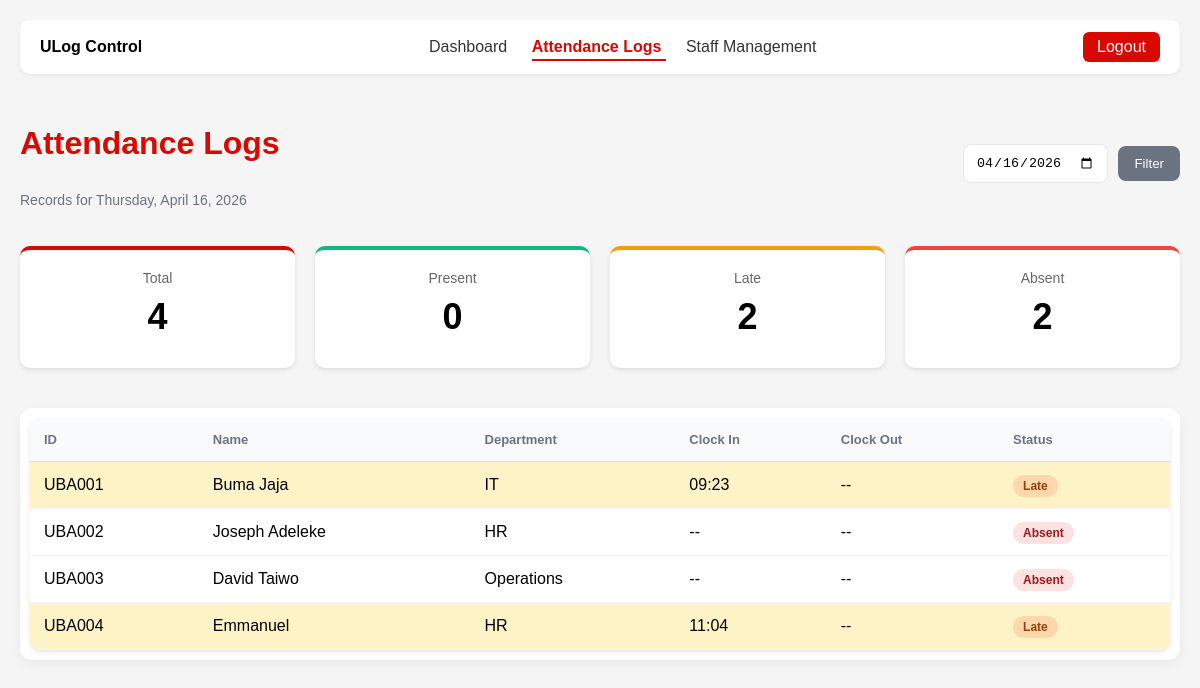
Page /control/logs/ (signed in) on the committed database.
### apps/core/models.py (models this page shows, shortened)
class Staff(models.Model):
    DEPARTMENT_CHOICES = [
        ("operations", "Operations"),
        ("it", "IT"),
        ("hr", "HR"),
        ("finance", "Finance"),
        ("retail", "Retail Banking"),
    ]
    staff_id = models.CharField(
        max_length=10,
        unique=True,
        validators=[
            RegexValidator(
                regex=r'^UBA\d{3}$',
                message="Staff ID must be like UBA001"
            )
        ]
    )
    full_name = models.CharField(max_length=100)
    email = models.EmailField(unique=True)
    department = models.CharField(
        max_length=50,
        choices=DEPARTMENT_CHOICES,
        default="operations"
    )
    is_active = models.BooleanField(default=True)

class Attendance(models.Model):
    STATUS_CHOICES = [
        ("present", "Present"),
        ("late", "Late"),
        ("absent", "Absent"),
    ]
    staff = models.ForeignKey(Staff, on_delete=models.CASCADE)
    date = models.DateField(default=timezone.now)
    clock_in = models.DateTimeField(null=True, blank=True)
    clock_out = models.DateTimeField(null=True, blank=True)
    status = models.CharField(
        max_length=10,
        choices=STATUS_CHOICES,
        default="absent"
    )
    class Meta:
        ordering = ['-date']

### apps/accounts/decorators.py (the view)
    def wrapper(request, *args, **kwargs):
        if not request.session.get("is_authenticated"):
            return redirect("/login/")
        return view_func(request, *args, **kwargs)

### templates/dashboard/logs.html (shortened to what this page needs)
{% extends "base.html" %}
{% block content %}
<div class="logs-header">
  <div>
    <h1>Attendance Logs</h1>
    <p class="logs-sub">Records for {{ selected_date|date:"l, F j, Y" }}</p>
  </div>
  <form method="GET" class="date-filter">
    <input type="date" name="date" value="{{ selected_date|date:'Y-m-d' }}" />
    <button type="submit" class="btn-secondary">Filter</button>
  </form>
</div>
<div class="stats-grid">
  <div class="stat-card total">
    <div class="stat-label">Total</div>
    <div class="stat-number">{{ total }}</div>
  </div>
  <div class="stat-card present">
    <div class="stat-label">Present</div>
    <div class="stat-number">{{ present }}</div>
  </div>
  <div class="stat-card late">
    <div class="stat-label">Late</div>
    <div class="stat-number">{{ late }}</div>
  </div>
  <div class="stat-card absent">
    <div class="stat-label">Absent</div>
    <div class="stat-number">{{ absent }}</div>
  </div>
</div>
<div class="table-card">
  <table class="attendance-table">
    <thead>
      <tr>
        <th>ID</th>
        <th>Name</th>
        <th>Department</th>
        <th>Clock In</th>
        <th>Clock Out</th>
        <th>Status</th>
      </tr>
    </thead>
    <tbody>
      {% for r in table_data %}
      <tr class="{% if r.status == 'late' %}late-row{% endif %}">
        <td>{{ r.staff.staff_id }}</td>
        <td>{{ r.staff.full_name }}</td>
        <td>{{ r.staff.get_department_display }}</td>
        <td>{{ r.clock_in|time:"H:i"|default:"--" }}</td>
        <td>{{ r.clock_out|time:"H:i"|default:"--" }}</td>
        <td>
          <span class="status-badge status-{{ r.status }}">
            {{ r.status|title }}
          </span>
        </td>
      </tr>
      {% empty %}
      <tr>
        <td colspan="6" class="empty">No attendance records for this date</td>
      </tr>
      {% endfor %}
    </tbody>
  </table>
</div>
{% endblock %}

### static/css/dashboard.css (style rules this page uses)
body { font-family: Arial, sans-serif; margin: 0; padding: 20px; background: #f5f5f5; }
h1 { color: #d70900; margin-bottom: 30px; }
.stats-grid { display: grid; grid-template-columns: repeat(4, 1fr); gap: 20px; margin-bottom: 40px; }
.stat-card { background: white; padding: 20px; border-radius: 10px; box-shadow: 0 2px 4px rgba(0, 0, 0, 0.1); text-align: center; }
.stat-number { font-size: 36px; font-weight: bold; margin: 10px 0; }
.stat-label { color: #666; font-size: 14px; }
.present { border-top: 4px solid #10b981; }
.absent { border-top: 4px solid #ef4444; }
.late { border-top: 4px solid #f59e0b; }
.total { border-top: 4px solid #d70900; }
table { width: 100%; background: white; border-radius: 10px; overflow: hidden; box-shadow: 0 2px 4px rgba(0, 0, 0, 0.1); }
th, td { padding: 12px; text-align: left; border-bottom: 1px solid #ddd; }
th { background: #f8f9fa; font-weight: bold; }
.status-badge { padding: 4px 8px; border-radius: 4px; font-size: 12px; font-weight: bold; }
.status-late { background: #fed7aa; color: #92400e; }
.status-absent { background: #fee2e2; color: #991b1b; }
.logs-header { display: flex; justify-content: space-between; align-items: center; margin-bottom: 24px; flex-wrap: wrap; gap: 16px; }
.logs-sub { color: #6b7280; font-size: 14px; }
.date-filter { display: flex; gap: 10px; align-items: center; }
.date-filter input { padding: 10px 12px; border: 1px solid #e5e7eb; border-radius: 8px; }
.btn-secondary { padding: 10px 16px; background: #6b7280; color: white; border: none; border-radius: 8px; cursor: pointer; }
.table-card { background: white; border-radius: 12px; padding: 10px; box-shadow: 0 4px 12px rgba(0, 0, 0, 0.05); }
.attendance-table { width: 100%; border-collapse: collapse; }
.attendance-table th { text-align: left; padding: 14px; font-size: 13px; color: #6b7280; background: #f9fafb; }
.attendance-table td { padding: 14px; border-bottom: 1px solid #f1f5f9; }
.late-row { background: #fef3c7; }
.status-badge { padding: 4px 10px; border-radius: 20px; font-size: 12px; font-weight: 600; }

### rows in the picture
Staff: staff.staff_id "UBA001", staff.full_name "Buma Jaja", staff.department "IT", clock_in "09:23", clock_out "--", status "Late"
Staff: staff.staff_id "UBA002", staff.full_name "Joseph Adeleke", staff.department "HR", clock_in "--", clock_out "--", status "Absent"
Staff: staff.staff_id "UBA003", staff.full_name "David Taiwo", staff.department "Operations", clock_in "--", clock_out "--", status "Absent"
Staff: staff.staff_id "UBA004", staff.full_name "Emmanuel", staff.department "HR", clock_in "11:04", clock_out "--", status "Late"

### other values in the picture
{{ total }} "4"
{{ present }} "0"
{{ late }} "2"
{{ absent }} "2"
